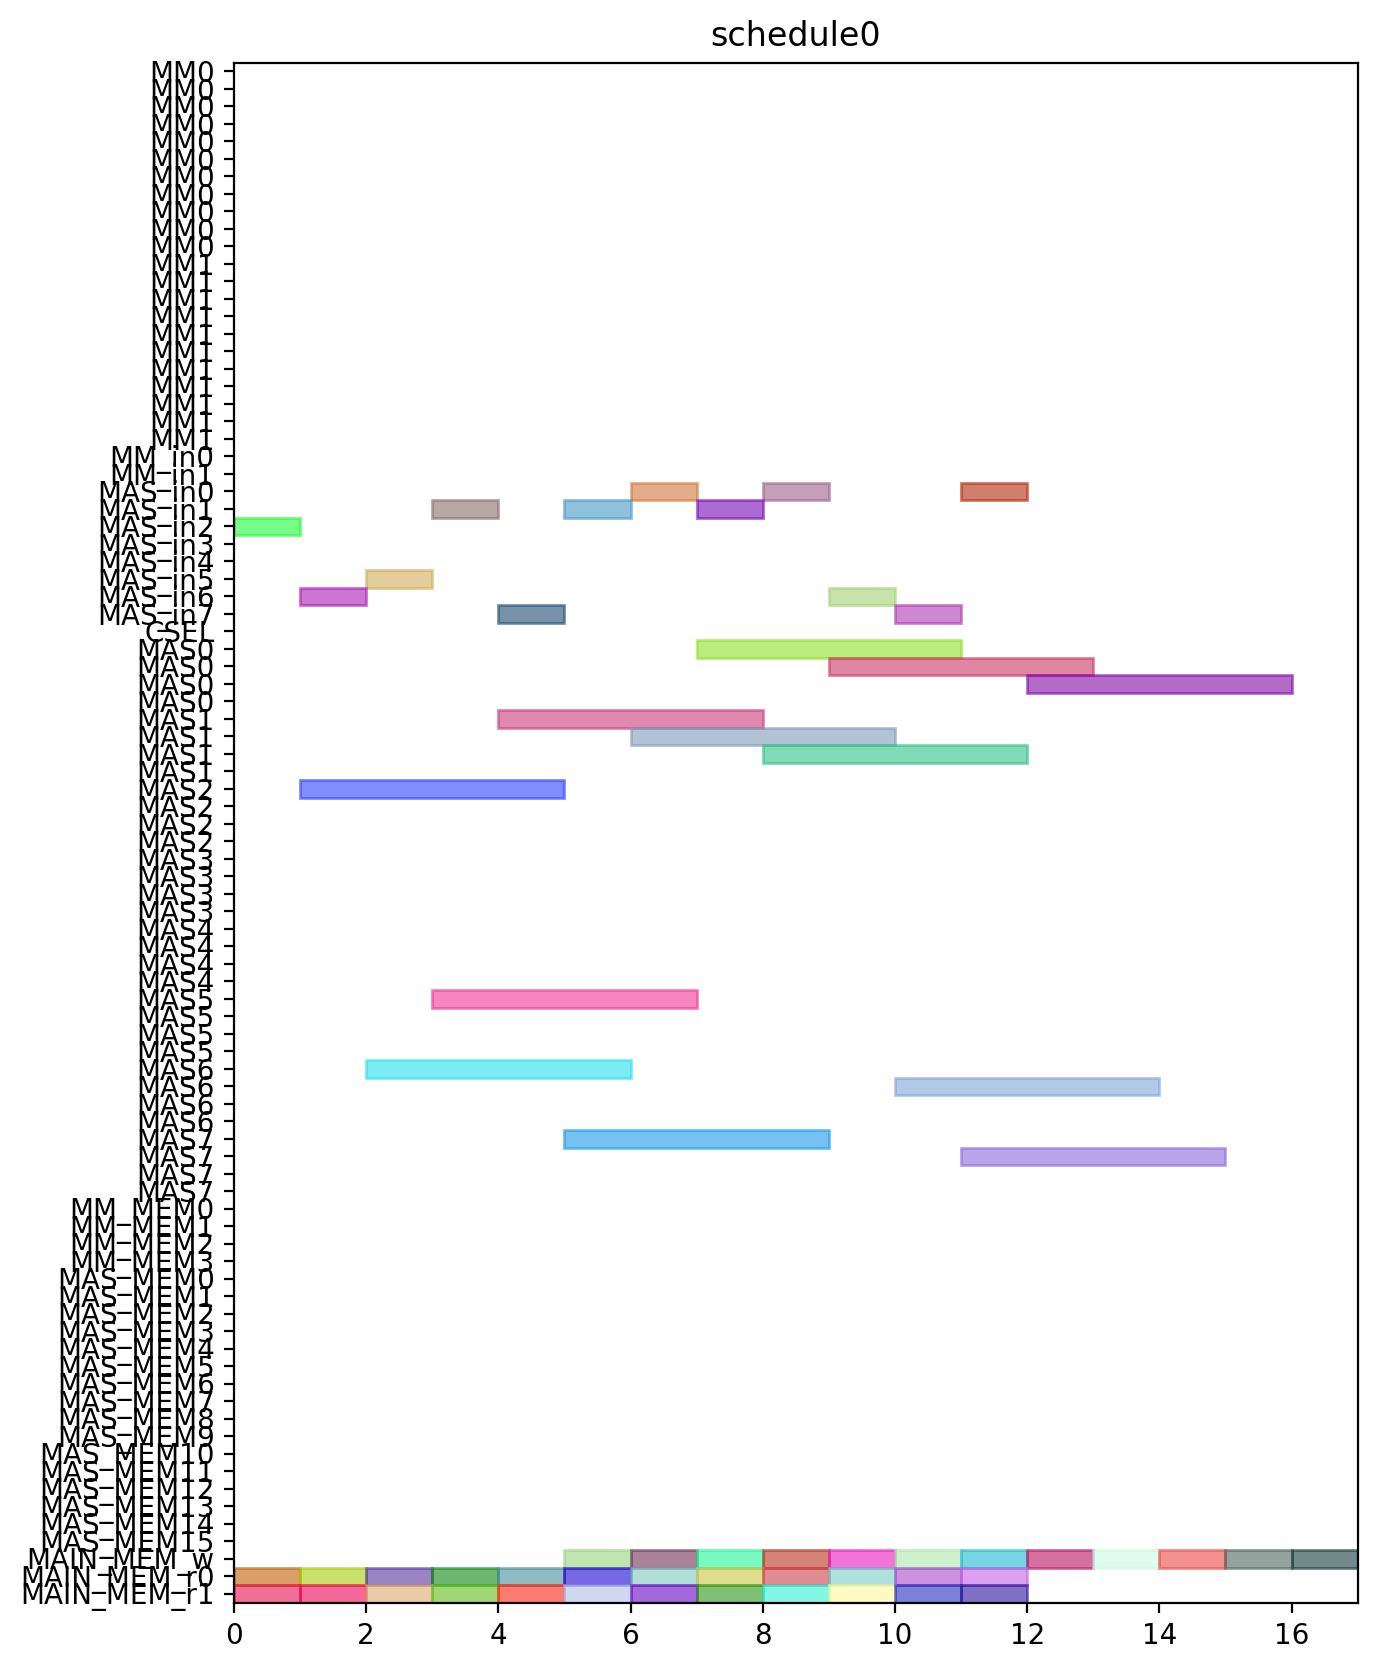

Recreate this plot in Python.
from pyschedule import Scenario, solvers, plotters, alt


def solve():
	horizon = 120
	S = Scenario("schedule0", horizon=horizon)

	# resource
	MM = S.Resources('MM', num=2, size=11)
	MM_in = S.Resources('MM_in', num=2)
	MAS_in = S.Resources('MAS_in', num=8)
	CSEL = S.Resource('CSEL')
	MAS = S.Resources('MAS', num=8, size=4, periods=range(1, horizon))
	MM_MEM = S.Resources('MM_MEM', num=4)
	MAS_MEM = S.Resources('MAS_MEM', num=16)
	MAIN_MEM_w = S.Resource('MAIN_MEM_w', size=1)
	MAIN_MEM_r = S.Resources('MAIN_MEM_r', num=2)

	# result of previous scheduling

	# new tasks
	c000 = S.Task('c000', length=4, delay_cost=1)
	c000 += alt(MAS)
	c000_in = S.Task('c000_in', length=1, delay_cost=1)
	c000_in += alt(MAS_in)
	S += c000_in*MAS_in[0]<=c000*MAS[0]

	S += c000_in*MAS_in[1]<=c000*MAS[1]

	S += c000_in*MAS_in[2]<=c000*MAS[2]

	S += c000_in*MAS_in[3]<=c000*MAS[3]

	S += c000_in*MAS_in[4]<=c000*MAS[4]

	S += c000_in*MAS_in[5]<=c000*MAS[5]

	S += c000_in*MAS_in[6]<=c000*MAS[6]

	S += c000_in*MAS_in[7]<=c000*MAS[7]

	S += 0<c000

	c000_w = S.Task('c000_w', length=1, delay_cost=1)
	c000_w += alt(MAIN_MEM_w)
	S += c000 <= c000_w

	c000_mem0 = S.Task('c000_mem0', length=1, delay_cost=1)
	c000_mem0 += MAIN_MEM_r[0]
	S += c000_mem0 <= c000

	c000_mem1 = S.Task('c000_mem1', length=1, delay_cost=1)
	c000_mem1 += MAIN_MEM_r[1]
	S += c000_mem1 <= c000

	c001 = S.Task('c001', length=4, delay_cost=1)
	c001 += alt(MAS)
	c001_in = S.Task('c001_in', length=1, delay_cost=1)
	c001_in += alt(MAS_in)
	S += c001_in*MAS_in[0]<=c001*MAS[0]

	S += c001_in*MAS_in[1]<=c001*MAS[1]

	S += c001_in*MAS_in[2]<=c001*MAS[2]

	S += c001_in*MAS_in[3]<=c001*MAS[3]

	S += c001_in*MAS_in[4]<=c001*MAS[4]

	S += c001_in*MAS_in[5]<=c001*MAS[5]

	S += c001_in*MAS_in[6]<=c001*MAS[6]

	S += c001_in*MAS_in[7]<=c001*MAS[7]

	S += 0<c001

	c001_w = S.Task('c001_w', length=1, delay_cost=1)
	c001_w += alt(MAIN_MEM_w)
	S += c001 <= c001_w

	c001_mem0 = S.Task('c001_mem0', length=1, delay_cost=1)
	c001_mem0 += MAIN_MEM_r[0]
	S += c001_mem0 <= c001

	c001_mem1 = S.Task('c001_mem1', length=1, delay_cost=1)
	c001_mem1 += MAIN_MEM_r[1]
	S += c001_mem1 <= c001

	c010 = S.Task('c010', length=4, delay_cost=1)
	c010 += alt(MAS)
	c010_in = S.Task('c010_in', length=1, delay_cost=1)
	c010_in += alt(MAS_in)
	S += c010_in*MAS_in[0]<=c010*MAS[0]

	S += c010_in*MAS_in[1]<=c010*MAS[1]

	S += c010_in*MAS_in[2]<=c010*MAS[2]

	S += c010_in*MAS_in[3]<=c010*MAS[3]

	S += c010_in*MAS_in[4]<=c010*MAS[4]

	S += c010_in*MAS_in[5]<=c010*MAS[5]

	S += c010_in*MAS_in[6]<=c010*MAS[6]

	S += c010_in*MAS_in[7]<=c010*MAS[7]

	S += 0<c010

	c010_w = S.Task('c010_w', length=1, delay_cost=1)
	c010_w += alt(MAIN_MEM_w)
	S += c010 <= c010_w

	c010_mem0 = S.Task('c010_mem0', length=1, delay_cost=1)
	c010_mem0 += MAIN_MEM_r[0]
	S += c010_mem0 <= c010

	c010_mem1 = S.Task('c010_mem1', length=1, delay_cost=1)
	c010_mem1 += MAIN_MEM_r[1]
	S += c010_mem1 <= c010

	c011 = S.Task('c011', length=4, delay_cost=1)
	c011 += alt(MAS)
	c011_in = S.Task('c011_in', length=1, delay_cost=1)
	c011_in += alt(MAS_in)
	S += c011_in*MAS_in[0]<=c011*MAS[0]

	S += c011_in*MAS_in[1]<=c011*MAS[1]

	S += c011_in*MAS_in[2]<=c011*MAS[2]

	S += c011_in*MAS_in[3]<=c011*MAS[3]

	S += c011_in*MAS_in[4]<=c011*MAS[4]

	S += c011_in*MAS_in[5]<=c011*MAS[5]

	S += c011_in*MAS_in[6]<=c011*MAS[6]

	S += c011_in*MAS_in[7]<=c011*MAS[7]

	S += 0<c011

	c011_w = S.Task('c011_w', length=1, delay_cost=1)
	c011_w += alt(MAIN_MEM_w)
	S += c011 <= c011_w

	c011_mem0 = S.Task('c011_mem0', length=1, delay_cost=1)
	c011_mem0 += MAIN_MEM_r[0]
	S += c011_mem0 <= c011

	c011_mem1 = S.Task('c011_mem1', length=1, delay_cost=1)
	c011_mem1 += MAIN_MEM_r[1]
	S += c011_mem1 <= c011

	c100 = S.Task('c100', length=4, delay_cost=1)
	c100 += alt(MAS)
	c100_in = S.Task('c100_in', length=1, delay_cost=1)
	c100_in += alt(MAS_in)
	S += c100_in*MAS_in[0]<=c100*MAS[0]

	S += c100_in*MAS_in[1]<=c100*MAS[1]

	S += c100_in*MAS_in[2]<=c100*MAS[2]

	S += c100_in*MAS_in[3]<=c100*MAS[3]

	S += c100_in*MAS_in[4]<=c100*MAS[4]

	S += c100_in*MAS_in[5]<=c100*MAS[5]

	S += c100_in*MAS_in[6]<=c100*MAS[6]

	S += c100_in*MAS_in[7]<=c100*MAS[7]

	S += 0<c100

	c100_w = S.Task('c100_w', length=1, delay_cost=1)
	c100_w += alt(MAIN_MEM_w)
	S += c100 <= c100_w

	c100_mem0 = S.Task('c100_mem0', length=1, delay_cost=1)
	c100_mem0 += MAIN_MEM_r[0]
	S += c100_mem0 <= c100

	c100_mem1 = S.Task('c100_mem1', length=1, delay_cost=1)
	c100_mem1 += MAIN_MEM_r[1]
	S += c100_mem1 <= c100

	c101 = S.Task('c101', length=4, delay_cost=1)
	c101 += alt(MAS)
	c101_in = S.Task('c101_in', length=1, delay_cost=1)
	c101_in += alt(MAS_in)
	S += c101_in*MAS_in[0]<=c101*MAS[0]

	S += c101_in*MAS_in[1]<=c101*MAS[1]

	S += c101_in*MAS_in[2]<=c101*MAS[2]

	S += c101_in*MAS_in[3]<=c101*MAS[3]

	S += c101_in*MAS_in[4]<=c101*MAS[4]

	S += c101_in*MAS_in[5]<=c101*MAS[5]

	S += c101_in*MAS_in[6]<=c101*MAS[6]

	S += c101_in*MAS_in[7]<=c101*MAS[7]

	S += 0<c101

	c101_w = S.Task('c101_w', length=1, delay_cost=1)
	c101_w += alt(MAIN_MEM_w)
	S += c101 <= c101_w

	c101_mem0 = S.Task('c101_mem0', length=1, delay_cost=1)
	c101_mem0 += MAIN_MEM_r[0]
	S += c101_mem0 <= c101

	c101_mem1 = S.Task('c101_mem1', length=1, delay_cost=1)
	c101_mem1 += MAIN_MEM_r[1]
	S += c101_mem1 <= c101

	c110 = S.Task('c110', length=4, delay_cost=1)
	c110 += alt(MAS)
	c110_in = S.Task('c110_in', length=1, delay_cost=1)
	c110_in += alt(MAS_in)
	S += c110_in*MAS_in[0]<=c110*MAS[0]

	S += c110_in*MAS_in[1]<=c110*MAS[1]

	S += c110_in*MAS_in[2]<=c110*MAS[2]

	S += c110_in*MAS_in[3]<=c110*MAS[3]

	S += c110_in*MAS_in[4]<=c110*MAS[4]

	S += c110_in*MAS_in[5]<=c110*MAS[5]

	S += c110_in*MAS_in[6]<=c110*MAS[6]

	S += c110_in*MAS_in[7]<=c110*MAS[7]

	S += 0<c110

	c110_w = S.Task('c110_w', length=1, delay_cost=1)
	c110_w += alt(MAIN_MEM_w)
	S += c110 <= c110_w

	c110_mem0 = S.Task('c110_mem0', length=1, delay_cost=1)
	c110_mem0 += MAIN_MEM_r[0]
	S += c110_mem0 <= c110

	c110_mem1 = S.Task('c110_mem1', length=1, delay_cost=1)
	c110_mem1 += MAIN_MEM_r[1]
	S += c110_mem1 <= c110

	c111 = S.Task('c111', length=4, delay_cost=1)
	c111 += alt(MAS)
	c111_in = S.Task('c111_in', length=1, delay_cost=1)
	c111_in += alt(MAS_in)
	S += c111_in*MAS_in[0]<=c111*MAS[0]

	S += c111_in*MAS_in[1]<=c111*MAS[1]

	S += c111_in*MAS_in[2]<=c111*MAS[2]

	S += c111_in*MAS_in[3]<=c111*MAS[3]

	S += c111_in*MAS_in[4]<=c111*MAS[4]

	S += c111_in*MAS_in[5]<=c111*MAS[5]

	S += c111_in*MAS_in[6]<=c111*MAS[6]

	S += c111_in*MAS_in[7]<=c111*MAS[7]

	S += 0<c111

	c111_w = S.Task('c111_w', length=1, delay_cost=1)
	c111_w += alt(MAIN_MEM_w)
	S += c111 <= c111_w

	c111_mem0 = S.Task('c111_mem0', length=1, delay_cost=1)
	c111_mem0 += MAIN_MEM_r[0]
	S += c111_mem0 <= c111

	c111_mem1 = S.Task('c111_mem1', length=1, delay_cost=1)
	c111_mem1 += MAIN_MEM_r[1]
	S += c111_mem1 <= c111

	c200 = S.Task('c200', length=4, delay_cost=1)
	c200 += alt(MAS)
	c200_in = S.Task('c200_in', length=1, delay_cost=1)
	c200_in += alt(MAS_in)
	S += c200_in*MAS_in[0]<=c200*MAS[0]

	S += c200_in*MAS_in[1]<=c200*MAS[1]

	S += c200_in*MAS_in[2]<=c200*MAS[2]

	S += c200_in*MAS_in[3]<=c200*MAS[3]

	S += c200_in*MAS_in[4]<=c200*MAS[4]

	S += c200_in*MAS_in[5]<=c200*MAS[5]

	S += c200_in*MAS_in[6]<=c200*MAS[6]

	S += c200_in*MAS_in[7]<=c200*MAS[7]

	S += 0<c200

	c200_w = S.Task('c200_w', length=1, delay_cost=1)
	c200_w += alt(MAIN_MEM_w)
	S += c200 <= c200_w

	c200_mem0 = S.Task('c200_mem0', length=1, delay_cost=1)
	c200_mem0 += MAIN_MEM_r[0]
	S += c200_mem0 <= c200

	c200_mem1 = S.Task('c200_mem1', length=1, delay_cost=1)
	c200_mem1 += MAIN_MEM_r[1]
	S += c200_mem1 <= c200

	c201 = S.Task('c201', length=4, delay_cost=1)
	c201 += alt(MAS)
	c201_in = S.Task('c201_in', length=1, delay_cost=1)
	c201_in += alt(MAS_in)
	S += c201_in*MAS_in[0]<=c201*MAS[0]

	S += c201_in*MAS_in[1]<=c201*MAS[1]

	S += c201_in*MAS_in[2]<=c201*MAS[2]

	S += c201_in*MAS_in[3]<=c201*MAS[3]

	S += c201_in*MAS_in[4]<=c201*MAS[4]

	S += c201_in*MAS_in[5]<=c201*MAS[5]

	S += c201_in*MAS_in[6]<=c201*MAS[6]

	S += c201_in*MAS_in[7]<=c201*MAS[7]

	S += 0<c201

	c201_w = S.Task('c201_w', length=1, delay_cost=1)
	c201_w += alt(MAIN_MEM_w)
	S += c201 <= c201_w

	c201_mem0 = S.Task('c201_mem0', length=1, delay_cost=1)
	c201_mem0 += MAIN_MEM_r[0]
	S += c201_mem0 <= c201

	c201_mem1 = S.Task('c201_mem1', length=1, delay_cost=1)
	c201_mem1 += MAIN_MEM_r[1]
	S += c201_mem1 <= c201

	c210 = S.Task('c210', length=4, delay_cost=1)
	c210 += alt(MAS)
	c210_in = S.Task('c210_in', length=1, delay_cost=1)
	c210_in += alt(MAS_in)
	S += c210_in*MAS_in[0]<=c210*MAS[0]

	S += c210_in*MAS_in[1]<=c210*MAS[1]

	S += c210_in*MAS_in[2]<=c210*MAS[2]

	S += c210_in*MAS_in[3]<=c210*MAS[3]

	S += c210_in*MAS_in[4]<=c210*MAS[4]

	S += c210_in*MAS_in[5]<=c210*MAS[5]

	S += c210_in*MAS_in[6]<=c210*MAS[6]

	S += c210_in*MAS_in[7]<=c210*MAS[7]

	S += 0<c210

	c210_w = S.Task('c210_w', length=1, delay_cost=1)
	c210_w += alt(MAIN_MEM_w)
	S += c210 <= c210_w

	c210_mem0 = S.Task('c210_mem0', length=1, delay_cost=1)
	c210_mem0 += MAIN_MEM_r[0]
	S += c210_mem0 <= c210

	c210_mem1 = S.Task('c210_mem1', length=1, delay_cost=1)
	c210_mem1 += MAIN_MEM_r[1]
	S += c210_mem1 <= c210

	c211 = S.Task('c211', length=4, delay_cost=1)
	c211 += alt(MAS)
	c211_in = S.Task('c211_in', length=1, delay_cost=1)
	c211_in += alt(MAS_in)
	S += c211_in*MAS_in[0]<=c211*MAS[0]

	S += c211_in*MAS_in[1]<=c211*MAS[1]

	S += c211_in*MAS_in[2]<=c211*MAS[2]

	S += c211_in*MAS_in[3]<=c211*MAS[3]

	S += c211_in*MAS_in[4]<=c211*MAS[4]

	S += c211_in*MAS_in[5]<=c211*MAS[5]

	S += c211_in*MAS_in[6]<=c211*MAS[6]

	S += c211_in*MAS_in[7]<=c211*MAS[7]

	S += 0<c211

	c211_w = S.Task('c211_w', length=1, delay_cost=1)
	c211_w += alt(MAIN_MEM_w)
	S += c211 <= c211_w

	c211_mem0 = S.Task('c211_mem0', length=1, delay_cost=1)
	c211_mem0 += MAIN_MEM_r[0]
	S += c211_mem0 <= c211

	c211_mem1 = S.Task('c211_mem1', length=1, delay_cost=1)
	c211_mem1 += MAIN_MEM_r[1]
	S += c211_mem1 <= c211

	solvers.mip.solve(S,msg=1,kind='CPLEX',ratio_gap=1.01)

	solution = [['hoge']*len(S.solution()[1]) for i in range(len(S.solution()))]
	for i in range(len(S.solution())):
		for j in range(len(S.solution()[i])):
			solution[i][j]=str(S.solution()[i][j])
	print(solution)

	cycles = int(solution[-1][3])

	pic_file_name = "/mnt/rose/usr1/fukuda/ABE/multiRAM_multiMAS_16mux/scheduling_result/stage11MM2_stage4MAS8/CONJ/schedule0.png"
	if(S.solution() != []):
		plotters.matplotlib.plot(S,img_filename=pic_file_name, show_task_labels=False, fig_size=(cycles*0.25+3, 10))

	return solution
